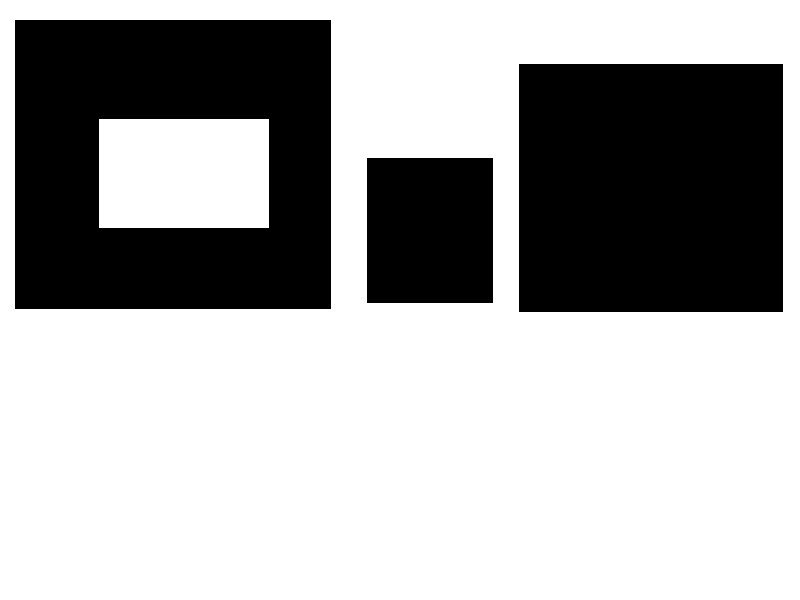
#> input picture Images/shapes_donut.jpg, 800 x 600 px
$ jupyter execute '20. Contours.ipynb'
#> lines starting #> are read from the running program, lines starting #| are printed output that depends on the picture; after the words box and inside, x2 and y2 are one past the last pixel; in counts of white or black regions, pixels touching at a corner belong together
[cell 1]
import cv2
import numpy as np

image = cv2.imread('Images/shapes_donut.jpg')
#> image is the input picture: shape (600, 800, 3); min 0, max 255, mean 171.8
cv2.imshow('Input Image',image)
cv2.waitKey()

gray = cv2.cvtColor(image, cv2.COLOR_BGR2GRAY)

edged = cv2.Canny(gray, 30, 200)
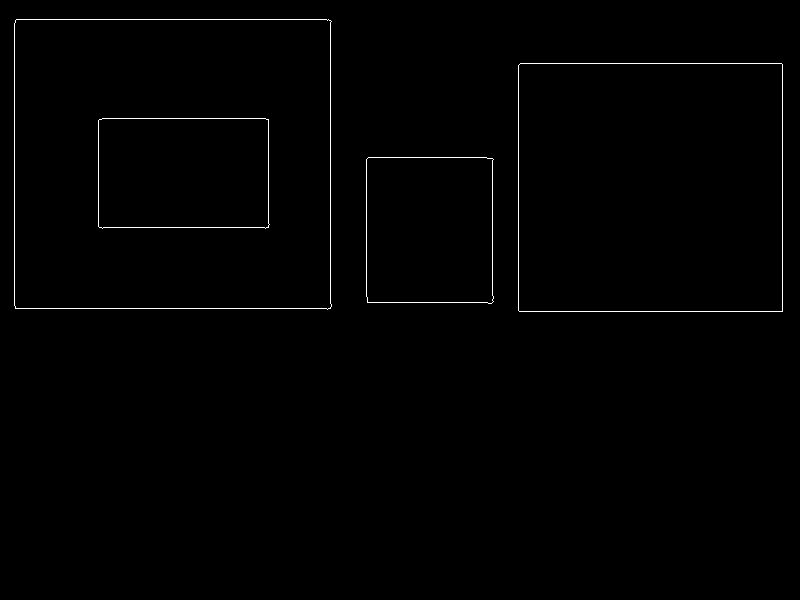
#> edged: shape (600, 800); 0.69% white in thin lines or dots, all inside (x1, y1, x2, y2) = (14, 19, 783, 312)
cv2.imshow('Canny Edges', edged)
cv2.waitKey()

# Finding Contours.
# Use a copy of your image, since findContours alters the image.
contours, hierarchy = cv2.findContours(edged, cv2.RETR_EXTERNAL, cv2.CHAIN_APPROX_NONE)
#> contours = 3 contours; box (x1, y1, x2, y2) and area: (14, 19, 332, 310) 91320, (518, 63, 783, 312) 65469, (366, 157, 494, 304) 18266
cv2.imshow('Canny Edges After Contouring', edged)
cv2.waitKey()

print("Number of Contours found = " + str(len(contours)))
#| Number of Contours found = 3

# Use -1 at the 3rd parameter to draw all.
cv2.drawContours(image, contours, -1, (0,255,0), 3)
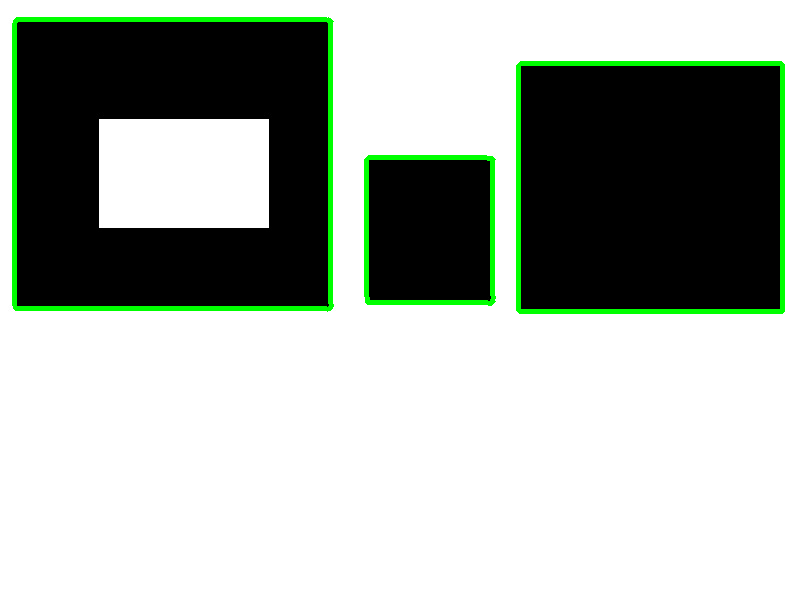
#> image: shape (600, 800, 3); 2.88% of pixels changed, all inside (x1, y1, x2, y2) = (12, 17, 785, 314)

cv2.imshow('Contours', image)
cv2.waitKey()
cv2.destroyAllWindows()

$ run again, with Images/4star.jpg copied over Images/shapes_donut.jpg
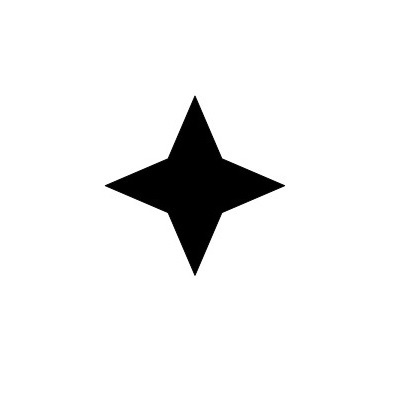
#> input picture Images/4star.jpg, 400 x 400 px
#> image is the input picture: shape (400, 400, 3); min 0, max 255, mean 239.2
#> `edged = cv2.Canny(gray, 30, 200)`:
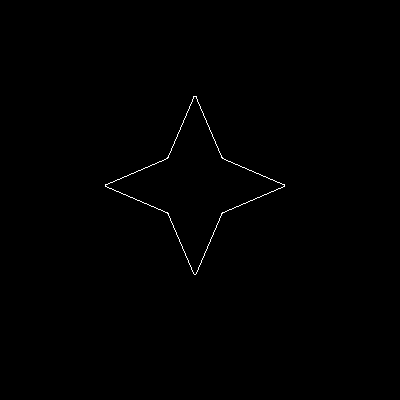
#> edged: shape (400, 400); 0.32% white in thin lines or dots, all inside (x1, y1, x2, y2) = (105, 96, 285, 275)
#> contours = 1 contour; box (x1, y1, x2, y2) and area: (105, 96, 285, 275) 9939
#| Number of Contours found = 1
#> `cv2.drawContours(image, contours, -1, (0,255,0), 3)`:
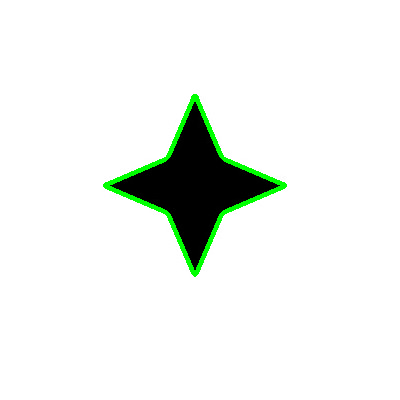
#> image: shape (400, 400, 3); 1.55% of pixels changed, all inside (x1, y1, x2, y2) = (103, 94, 287, 277)
